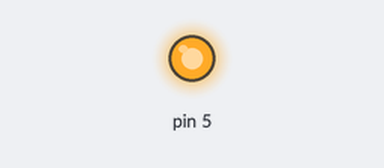
The sketch below on a simulated Arduino Uno, built with avr-gcc and run on an emulated ATmega328P. Parts: output pins drawn as LEDs (lit = HIGH). What the sketch prints to the serial monitor is not drawn.

Above: at 0.05 s.
Timing chart, 0 to 3.0 s (numbered marks = the images above):
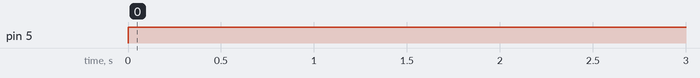

The sketch:

_4_6_increasing_decreasing_led_with_serial.ino
```cpp
int brightness=0;
int fadeAmount=2;

void setup(){
Serial.begin(9600);
pinMode(5,OUTPUT);
}

void loop(){

digitalWrite(5, brightness);

brightness=brightness+fadeAmount;


if(brightness==254){

 // whats wrong with the line above?
fadeAmount=-fadeAmount;
}

Serial.println(brightness);
}
```

Measured:
- by itself, pin 5: repeats every 1.1 s: LOW 0.01 s, HIGH 1.1 s
